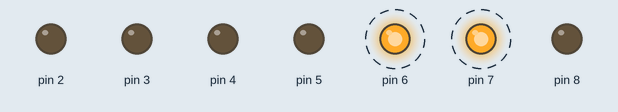
A sketch run on a simulated Arduino Uno, built with avr-gcc and run on an emulated ATmega328P. Parts: output pins drawn as LEDs (lit = HIGH). Dashed ring = blinking.

Above: at 0.5 s.
Timing chart, 0 to 4.6 s (numbered marks = the images above):
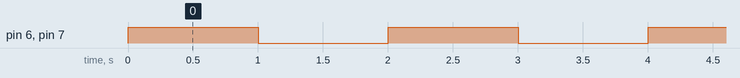

Measured:
- by itself, pin 6, pin 7: alternates HIGH for 1.0 s and LOW for 1.0 s

The sketch:

10_Project_Seven_Segment_Display.ino
```cpp
/*
 * Author: DIBYENDU BARMAN
 * Date: 14-June-2023
 * Project Description: Connect the 7-segment display to the Arduino Uno and display numbers or characters.
 */

void setup() {
  // Define segment pins as outputs
  pinMode(2, OUTPUT);
  pinMode(3, OUTPUT);
  pinMode(4, OUTPUT);
  pinMode(5, OUTPUT);
  pinMode(6, OUTPUT);
  pinMode(7, OUTPUT);
  pinMode(8, OUTPUT);
}

void loop() {
  // Display the number 3
  digitalWrite(2, LOW);  // segment a
  digitalWrite(3, LOW);  // segment b
  digitalWrite(4, LOW);  // segment c
  digitalWrite(5, LOW);  // segment d
  digitalWrite(6, HIGH); // segment e
  digitalWrite(7, HIGH); // segment f
  digitalWrite(8, LOW);  // segment g

  // Add a delay to keep the number displayed
  delay(1000);

  // Turn off all segments
  digitalWrite(2, LOW);   // segment a
  digitalWrite(3, LOW);   // segment b
  digitalWrite(4, LOW);   // segment c
  digitalWrite(5, LOW);   // segment d
  digitalWrite(6, LOW);   // segment e
  digitalWrite(7, LOW);   // segment f
  digitalWrite(8, LOW);   // segment g

  // Add a delay before displaying the next number
  delay(1000);
}
```
